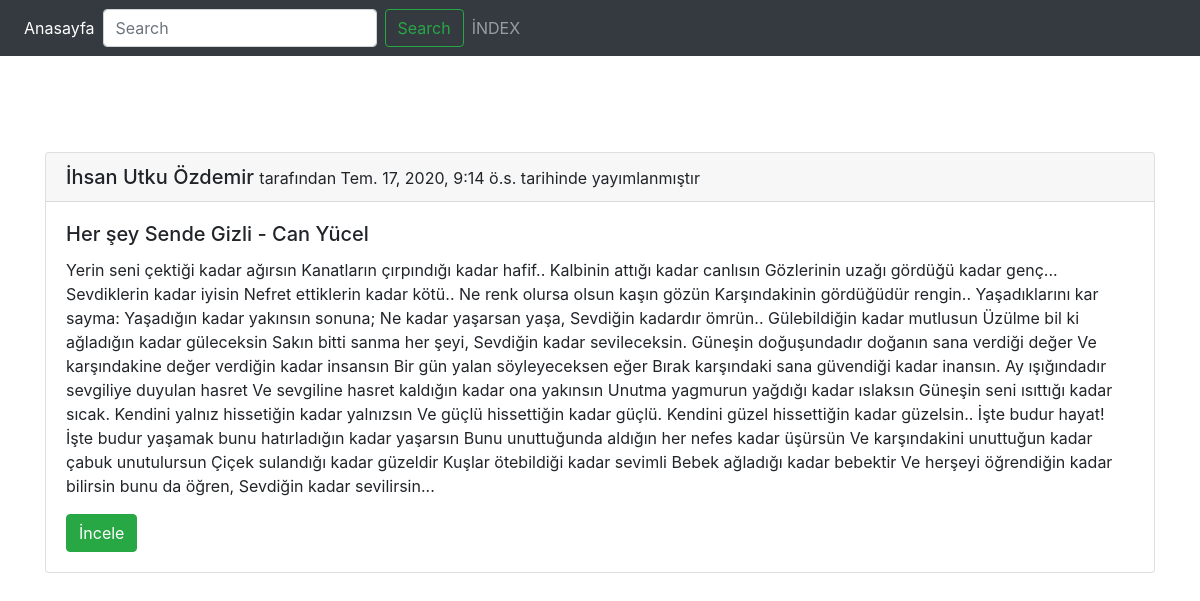
Screenshot of /post/her-sey-sende-gizli-can-yucel/ with the database file from the repository.
### post/models.py (models this page shows, shortened)
class Post(models.Model):
    user = models.ForeignKey('auth.User', verbose_name='Yazar', related_name='posts', on_delete=models.CASCADE)
    title = models.CharField(max_length=120, verbose_name='Başlık')
    content = models.TextField(verbose_name='İçerik')
    publishing_date = models.DateTimeField(verbose_name='Yayımlanma Tarihi', auto_now_add=True)
    slug = models.SlugField(unique=True, editable=False, max_length=130)
    def get_absolute_url(self):
        return reverse('post:detail', kwargs={'slug': self.slug})
    class Meta:
        ordering = ['-publishing_date',  'id']

### post/views.py (the view, shortened to what this page needs)
# urls.py: url(r'^(?P<slug>[\w-]+)/$', post_detail, name='detail'),
def post_detail(request, slug):
    post_list = Post.objects.all()
    query = request.GET.get('q')
    post = get_object_or_404(Post, slug=slug)
    context = {
        'post': post
    }
    return render(request, "post/detail.html", context)

### templates/post/detail.html (shortened to what this page needs)
{% extends 'base.html' %}
{% block body %}
    <div class="container">
         <div class="row">
            <div class="col-md-12">
                <div class="card">
                    <h5 class="card-header"> {{ post.user.get_full_name }} <small> tarafından {{ post.publishing_date }} tarihinde yayımlanmıştır</small> </h5>
                    <div class="card-body">
                        <h5 class="card-title"> {{ post.title }} </h5>
                        <p class="card-text"> {{ post.content }} </p>
                        <a href="{{ post.get_absolute_url }}" class="btn btn-success"> İncele </a>
                    </div>
                </div>
            </div>
        </div>
    </div>
{% endblock %}

### static/css/style.css (style rules this page uses)
body { padding-top: 80px; }

### rows the page displays
Post: user.get_full_name "İhsan Utku Özdemir", publishing_date "Tem. 17, 2020, 9:14 ö.s.", title "Her şey Sende Gizli - Can Yücel", content "Yerin seni çektiği kadar ağırsın Kanatların çırpındığı kadar hafif.. Kalbinin attığı kadar canlısın Gözlerinin uzağı gördüğü kadar genç... Sevdiklerin kadar iyisin Nefret ettiklerin kadar kötü.. Ne renk olursa olsun kaşın gözün Karşındakinin gördüğüdür rengin.. Yaşadıklarını kar sayma: Yaşadığın kadar yakınsın sonuna; Ne kadar yaşarsan yaşa, Sevdiğin kadardır ömrün.. Gülebildiğin kadar mutlusun Üzülme bil ki ağladığın kadar güleceksin Sakın bitti sanma her şeyi, Sevdiğin kadar sevileceksin. Güneşin doğuşundadır doğanın sana verdiği değer Ve karşındakine değer verdiğin kadar insansın Bir gün yalan söyleyeceksen eğer Bırak karşındaki sana güvendiği kadar inansın. Ay ışığındadır sevgiliye…"
